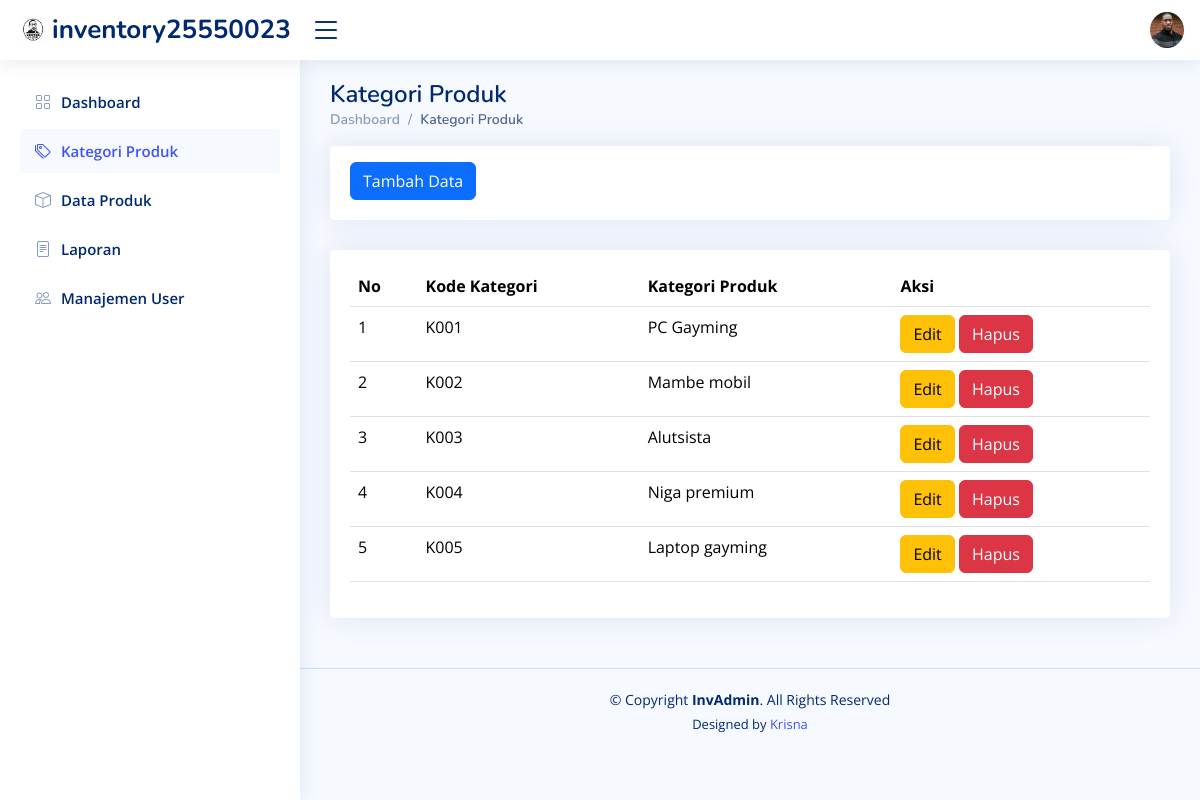
The page /kategori_produk.php (signed in) on the database its author committed.
### tables this page shows
CREATE TABLE `categories` (
  `id` int(11) NOT NULL,
  `kd_kat` varchar(6) NOT NULL,
  `category_name` varchar(100) NOT NULL
);

### kategori_produk.php (the view, shortened to what this page needs)
<!DOCTYPE html>
<html lang="en">
<head>
  <link href="assets/vendor/bootstrap/css/bootstrap.min.css" rel="stylesheet">
  <link href="assets/vendor/bootstrap-icons/bootstrap-icons.css" rel="stylesheet">
  <link href="assets/vendor/boxicons/css/boxicons.min.css" rel="stylesheet">
  <link href="assets/vendor/quill/quill.snow.css" rel="stylesheet">
  <link href="assets/vendor/quill/quill.bubble.css" rel="stylesheet">
  <link href="assets/vendor/remixicon/remixicon.css" rel="stylesheet">
  <link href="assets/vendor/simple-datatables/style.css" rel="stylesheet">
  <link href="assets/css/style.css" rel="stylesheet">
</head>
<body>
  <header id="header" class="header fixed-top d-flex align-items-center">
    <div class="d-flex align-items-center justify-content-between">
      <a href="index.php" class="logo d-flex align-items-center">
        <img src="assets/img/log0.png" alt="">
        <span class="d-none d-lg-block">inventory25550023</span>
      </a>
      <i class="bi bi-list toggle-sidebar-btn"></i>
    </div>
    <nav class="header-nav ms-auto">
      <ul class="d-flex align-items-center">
        <li class="nav-item dropdown pe-3">
          <a class="nav-link nav-profile d-flex align-items-center pe-0" href="#" data-bs-toggle="dropdown">
            <img src="assets/img/profile-img.jpg" alt="Profile" class="rounded-circle" />
          </a>
        </li>
      </ul>
    </nav>
  </header>
  <aside id="sidebar" class="sidebar">
    <ul class="sidebar-nav" id="sidebar-nav">
      <li class="nav-item">
        <a class="nav-link collapsed" href="index.php">
          <i class="bi bi-grid"></i>
          <span>Dashboard</span>
        </a>
      </li>
      <li class="nav-item">
        <a class="nav-link " href="kategori_produk.php">
          <i class="bi bi-tags"></i>
          <span>Kategori Produk</span>
        </a>
      </li>
      <li class="nav-item">
        <a class="nav-link collapsed" href="produk.php">
          <i class="bi bi-box"></i>
          <span>Data Produk</span>
        </a>
      </li>
      <li class="nav-item">
        <a class="nav-link collapsed" href="laporan.php">
          <i class="bi bi-file-text"></i>
          <span>Laporan</span>
        </a>
      </li>
      <li class="nav-item">
        <a class="nav-link collapsed" href="users.php">
          <i class="bi bi-people"></i>
          <span>Manajemen User</span>
        </a>
      </li>
    </ul>
  </aside>
  <main id="main" class="main">
    <div class="pagetitle">
      <h1>Kategori Produk</h1>
      <nav>
        <ol class="breadcrumb">
          <li class="breadcrumb-item"><a href="index.php">Dashboard</a></li>
          <li class="breadcrumb-item active">Kategori Produk</li>
        </ol>
      </nav>
    </div>
      <div class="row">
        <div class="col-lg-12">
          <div class="card">
            <div class="card-body mt-3">
              <a href="t_kat.php" class="btn btn-primary">Tambah Data</a>
            </div>
          </div>
        </div>
      </div>
    <section class="section">
      <div class="row">
        <div class="col-lg-12">
          <div class="card">
            <div class="card-body mt-3">
              <table class="table datatable">
                <thead>
                  <tr>
                    <th scope="col">No</th>
                    <th scope="col">Kode Kategori</th>
                    <th scope="col">Kategori Produk</th>
                    <th scope="col">Aksi</th>
                  </tr>
                </thead>
                <tbody>
                  <?php
                  include "koneksi.php";
                  $no = 1;
                  $sql = mysqli_query($conn, "SELECT * FROM categories");
                  while ($data = mysqli_fetch_array($sql)) {
                  ?>
                    <tr>
                      <td><?php echo $no++; ?></td>
                      <td><?php echo $data['kd_kat']; ?></td>
                      <td><?php echo $data['category_name']; ?></td>
                      <td>
                        <a href="e_kat.php?id=<?php echo $data['id']; ?>" class="btn btn-warning">Edit</a>
                        <a href="h_kat.php?id=<?php echo $data['id']; ?>" class="btn btn-danger" onclick="return confirm('Apakah Anda Yakin Ingin Menghapus Data?')">Hapus</a>
                      </td>
                    </tr>
                  <?php } ?>
                </tbody>
              </table>
            </div>
          </div>
        </div>
      </div>
    </section>
  </main>
  <footer id="footer" class="footer">
    <div class="copyright">
      &copy; Copyright <strong><span>InvAdmin</span></strong>. All Rights Reserved
    </div>
    <div class="credits">
      Designed by <a href="#">Krisna</a>
    </div>
  </footer>
</body>
</html>|

### assets/css/style.css (style rules this page uses)
:root { scroll-behavior: smooth; }
body { font-family: "Open Sans", sans-serif; background: #f6f9ff; color: #444444; }
a { color: #4154f1; text-decoration: none; }
h1, h2, h3, h4, h5, h6 { font-family: "Nunito", sans-serif; }
#main { margin-top: 60px; padding: 20px 30px; transition: all 0.3s; }
.pagetitle { margin-bottom: 10px; }
.pagetitle h1 { font-size: 24px; margin-bottom: 0; font-weight: 600; color: #012970; }
.card { margin-bottom: 30px; border: none; border-radius: 5px; box-shadow: 0px 0 30px rgba(1, 41, 112, 0.1); }
.card-body { padding: 0 20px 20px 20px; }
.breadcrumb { font-size: 14px; font-family: "Nunito", sans-serif; color: #899bbd; font-weight: 600; }
.breadcrumb a { color: #899bbd; transition: 0.3s; }
.breadcrumb .breadcrumb-item::before { color: #899bbd; }
.breadcrumb .active { color: #51678f; font-weight: 600; }
.logo { line-height: 1; }
@media (min-width: 1200px) { .logo { width: 280px; } }
.logo img { max-height: 26px; margin-right: 6px; }
.logo span { font-size: 26px; font-weight: 700; color: #012970; font-family: "Nunito", sans-serif; }
.header { transition: all 0.5s; z-index: 997; height: 60px; box-shadow: 0px 2px 20px rgba(1, 41, 112, 0.1); background-color: #fff; padding-left: 20px; }
.header .toggle-sidebar-btn { font-size: 32px; padding-left: 10px; cursor: pointer; color: #012970; }
.header-nav ul { list-style: none; }
.header-nav>ul { margin: 0; padding: 0; }
.header-nav .nav-profile { color: #012970; }
.header-nav .nav-profile img { max-height: 36px; }
.sidebar { position: fixed; top: 60px; left: 0; bottom: 0; width: 300px; z-index: 996; transition: all 0.3s; padding: 20px; overflow-y: auto; scrollbar-width: thin; scrollbar-color: #aab7cf transparent; box-shadow: 0px 0px 20px rgba(1, 41, 112, 0.1); background-color: #fff; }
@media (min-width: 1200px) { #main, #footer { margin-left: 300px; } }
.sidebar-nav { padding: 0; margin: 0; list-style: none; }
.sidebar-nav li { padding: 0; margin: 0; list-style: none; }
.sidebar-nav .nav-item { margin-bottom: 5px; }
.sidebar-nav .nav-link { display: flex; align-items: center; font-size: 15px; font-weight: 600; color: #4154f1; transition: 0.3; background: #f6f9ff; padding: 10px 15px; border-radius: 4px; }
.sidebar-nav .nav-link i { font-size: 16px; margin-right: 10px; color: #4154f1; }
.sidebar-nav .nav-link.collapsed { color: #012970; background: #fff; }
.sidebar-nav .nav-link.collapsed i { color: #899bbd; }
.footer { padding: 20px 0; font-size: 14px; transition: all 0.3s; border-top: 1px solid #cddfff; }
.footer .copyright { text-align: center; color: #012970; }
.footer .credits { padding-top: 5px; text-align: center; font-size: 13px; color: #012970; }

### rows shown on the page
categories: kd_kat "K001", category_name "PC Gayming"
categories: kd_kat "K002", category_name "Mambe mobil"
categories: kd_kat "K003", category_name "Alutsista"
categories: kd_kat "K004", category_name "Niga premium"
categories: kd_kat "K005", category_name "Laptop gayming"
